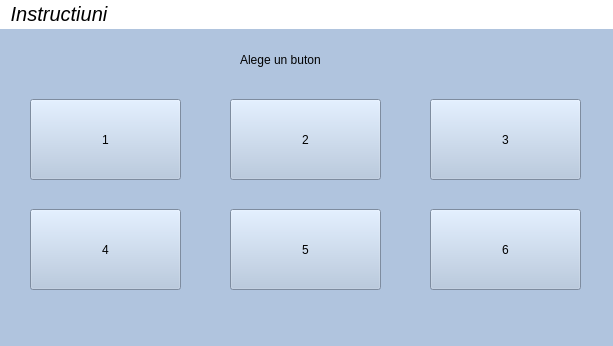
<?xml version="1.0" encoding="UTF-8"?>
<ui version="4.0">
 <class>MainWindow</class>
 <widget class="QMainWindow" name="MainWindow">
  <property name="geometry">
   <rect>
    <x>0</x>
    <y>0</y>
    <width>613</width>
    <height>346</height>
   </rect>
  </property>
  <property name="windowTitle">
   <string>Application</string>
  </property>
  <property name="styleSheet">
   <string notr="true">background-color:LightSteelBlue;</string>
  </property>
  <widget class="QWidget" name="centralwidget">
   <widget class="QLabel" name="label">
    <property name="geometry">
     <rect>
      <x>240</x>
      <y>10</y>
      <width>161</width>
      <height>41</height>
     </rect>
    </property>
    <property name="cursor">
     <cursorShape>ArrowCursor</cursorShape>
    </property>
    <property name="text">
     <string>Alege un buton</string>
    </property>
   </widget>
   <widget class="QPushButton" name="button1">
    <property name="geometry">
     <rect>
      <x>30</x>
      <y>70</y>
      <width>151</width>
      <height>81</height>
     </rect>
    </property>
    <property name="text">
     <string>1</string>
    </property>
   </widget>
   <widget class="QPushButton" name="button2">
    <property name="geometry">
     <rect>
      <x>230</x>
      <y>70</y>
      <width>151</width>
      <height>81</height>
     </rect>
    </property>
    <property name="text">
     <string>2</string>
    </property>
   </widget>
   <widget class="QPushButton" name="button5">
    <property name="geometry">
     <rect>
      <x>230</x>
      <y>180</y>
      <width>151</width>
      <height>81</height>
     </rect>
    </property>
    <property name="text">
     <string>5</string>
    </property>
   </widget>
   <widget class="QPushButton" name="button4">
    <property name="geometry">
     <rect>
      <x>30</x>
      <y>180</y>
      <width>151</width>
      <height>81</height>
     </rect>
    </property>
    <property name="text">
     <string>4</string>
    </property>
   </widget>
   <widget class="QPushButton" name="button3">
    <property name="geometry">
     <rect>
      <x>430</x>
      <y>70</y>
      <width>151</width>
      <height>81</height>
     </rect>
    </property>
    <property name="text">
     <string>3</string>
    </property>
   </widget>
   <widget class="QPushButton" name="button6">
    <property name="geometry">
     <rect>
      <x>430</x>
      <y>180</y>
      <width>151</width>
      <height>81</height>
     </rect>
    </property>
    <property name="text">
     <string>6</string>
    </property>
   </widget>
  </widget>
  <widget class="QMenuBar" name="menubar">
   <property name="geometry">
    <rect>
     <x>0</x>
     <y>0</y>
     <width>613</width>
     <height>28</height>
    </rect>
   </property>
   <property name="styleSheet">
    <string notr="true">background-color:white;
color:black;
font-family: &quot;Times New Roman&quot;, Times, serif;
font-size:20px;
font-style: italic;</string>
   </property>
   <widget class="QMenu" name="instructiuni">
    <property name="styleSheet">
     <string notr="true">background-color:white;
color:black;
font-family: &quot;Times New Roman&quot;, Times, serif;
font-size:20px;
font-style: italic;</string>
    </property>
    <property name="title">
     <string>Instructiuni</string>
    </property>
    <addaction name="actionInstructiuni_3"/>
   </widget>
   <addaction name="instructiuni"/>
  </widget>
  <widget class="QStatusBar" name="statusbar"/>
  <action name="actionhello">
   <property name="text">
    <string>hello</string>
   </property>
  </action>
  <action name="actionInstructiuni_2">
   <property name="text">
    <string>Instructiuni</string>
   </property>
  </action>
  <action name="actionInstructiuni_3">
   <property name="text">
    <string>Instructiuni</string>
   </property>
  </action>
  <action name="actionBonus">
   <property name="text">
    <string>Bonus</string>
   </property>
  </action>
  <action name="actionBonus_2">
   <property name="text">
    <string>Bonus</string>
   </property>
  </action>
 </widget>
 <resources/>
 <connections/>
</ui>
